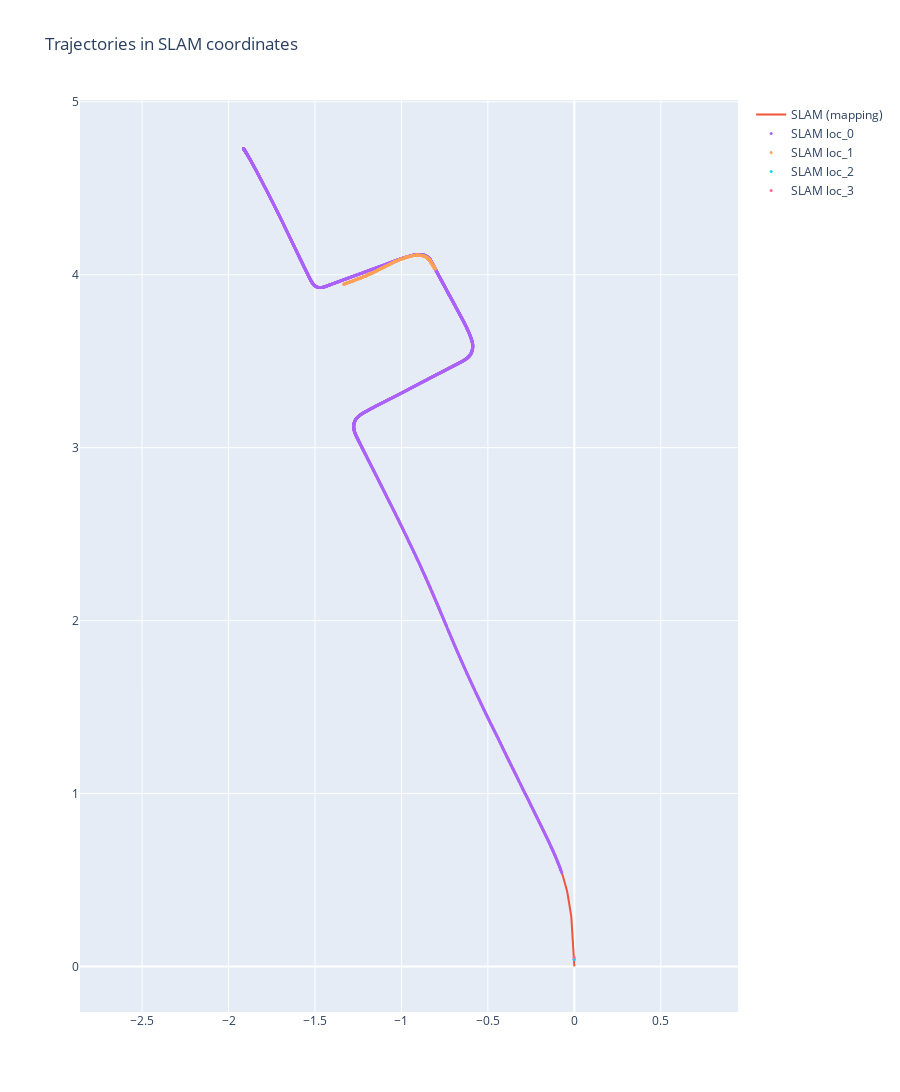

Source (notebook cell):
### Code cell
fig_slam = processor.create_2d_plot_slam()
fig_slam.show()

### Figure 1 — Plotly figure (JSON) as saved in the notebook; plotly's stock layout.template omitted (floating-point values rounded to 4 significant figures; data arrays with more than 128 entries replaced by an {"elided": "..."} marker saying what was removed)
{"data": [{"marker": {"color": "#EF553B", "size": 3}, "mode": "lines", "name": "SLAM (mapping)", "type": "scatter", "x": {"elided": "512 float values"}, "y": {"elided": "512 float values"}}, {"marker": {"color": "#AB63FA", "size": 3}, "mode": "markers", "name": "SLAM loc_0", "type": "scatter", "x": {"elided": "2950 float values"}, "y": {"elided": "2950 float values"}}, {"marker": {"color": "#FFA15A", "size": 3}, "mode": "markers", "name": "SLAM loc_1", "type": "scatter", "x": {"elided": "546 float values"}, "y": {"elided": "546 float values"}}, {"marker": {"color": "#19D3F3", "size": 3}, "mode": "markers", "name": "SLAM loc_2", "type": "scatter", "x": [-6.482e-05], "y": [0.03977]}, {"marker": {"color": "#FF6692", "size": 3}, "mode": "markers", "name": "SLAM loc_3", "type": "scatter", "x": [-0.001172], "y": [0.05239]}], "layout": {"height": 1200, "title": {"text": "Trajectories in SLAM coordinates"}, "yaxis": {"scaleanchor": "x", "scaleratio": 1}}}
